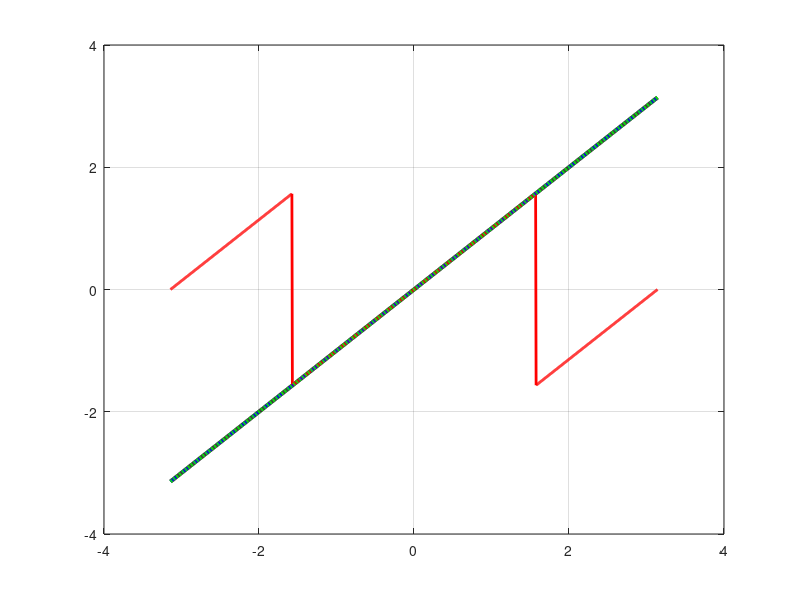

MATLAB code for this plot: (Note: this script raises an error after producing the figure.)
% Definiowanie wektora rzeczywistego kąta theta (od -pi do pi)
theta_true = linspace(-pi, pi, 1000);

% Generowanie współrzędnych punktów na okręgu jednostkowym
x = cos(theta_true);
y = sin(theta_true);

% Tworzenie wektora liczb zespolonych
z = x + 1j * y;

% Obliczanie fazy trzema różnymi metodami
faza_atan = atan(y ./ x);
faza_atan2 = atan2(y, x);
faza_angle = angle(z);

% Tworzenie wykresu
figure;
plot(theta_true, theta_true, 'k-', 'LineWidth', 3); hold on;
plot(theta_true, faza_atan, 'r-', 'LineWidth', 2);
plot(theta_true, faza_atan2, 'b--', 'LineWidth', 2);
plot(theta_true, faza_angle, 'g:', 'LineWidth', 2.5);

% Formatowanie wykresu
grid on;
ax = gca;
ax.XTick = -pi:pi/2:pi;
ax.XTickLabel = {'-\pi', '-\pi/2', '0', '\pi/2', '\pi'};
ax.YTick = -pi:pi/2:pi;
ax.YTickLabel = {'-\pi', '-\pi/2', '0', '\pi/2', '\pi'};

legend('Kąt rzeczywisty', 'atan(y/x)', 'atan2(y,x)', 'angle(z)');
xlabel('Kąt rzeczywisty \theta [rad]');
ylabel('Obliczona faza [rad]');
title('Porównanie funkcji atan, atan2 i angle dla fazy liczby zespolonej');
xlim([-pi, pi]);
ylim([-pi, pi]);
